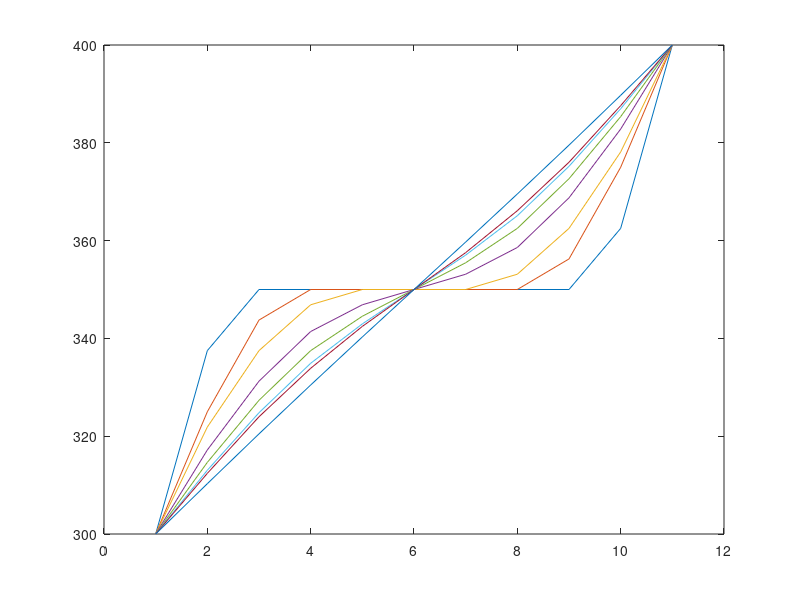

The MATLAB source for this figure:
    %given constants
    % i -->> x , i= 0, 1, 2 ... n
    To = 300 ;
    Tn = 400 ;
    T_0 = 350 ; % at t=0
    % j -->> t , j= 0, 1, 2 ... m
    to = 0 ;
    tn = 100 ;
    L = 1 ;
    a = 1 ; % Value of alpha, 
    
    % derived constans
    % h = 0.2 ; % mesh size in x-space
    h = 0.1 ; % mesh size in x-space
    n = (L-0)/ h ;
    % k = 0.01 ; % mesh size in time
    k = 0.005 ; % mesh size in time
    m = (tn-to)/k ;
    A = (k*a)/(h*h)  % mesh parameter
    % A = 0.1

    sol = zeros(m+1,n+1) ;

    for i=1:n+1
        sol(1,i) = T_0;
    end

    for j=1:m+1
        sol(j,1) = To;
        sol(j,n+1) = Tn;
    end
    
    sol(1,n+1) = (T_0+Tn)/2 ; 
    sol(1,1) = (T_0+To)/2 ; 
    sol
    
    for j=1:m
        % if(j==1) 
        %     continue ;
        % end
        for i=2:n
            sol(j+1,i) = A*sol(j,i-1) + (1-2*A)*sol(j,i) + A*sol(j,i+1) ; 
        end
    end

    % disp(sol(2,10));  

    for j=1:m+1
        for i=1:n+1
            fprintf("%d ",sol(j,i));
        end
        fprintf("\n");
    end
    figure(1)
    plot(sol(2,:)); hold on;
    plot(sol(3,:))
    plot(sol(4,:))
    plot(sol(6,:))
    plot(sol(8,:))
    plot(sol(10,:))
    plot(sol(11,:)) ;
    plot(sol(21,:)) ;
